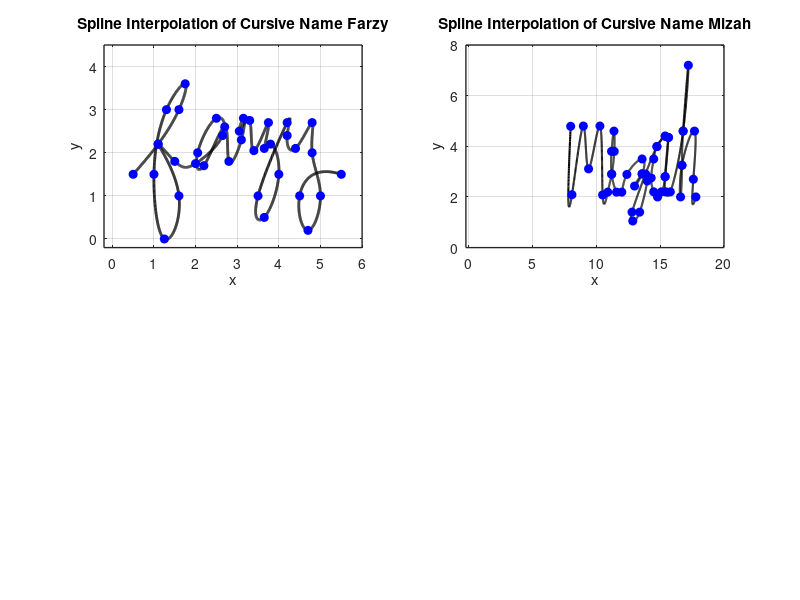

This chart was generated by the following MATLAB code:
% Define data points for x and y coordinates
x = [0.5 1.1 1.6 1.75 1.3 1 1.25 1.6 1.1 1.5 2 2.65 2.5 2.05 2.2 2.7 2.8 3.1 3.15 3.05 3.3 3.4 3.75 3.65 3.8 4 3.65 3.5 4.2 4.2 4.4 4.8 4.8 5 4.7 4.5 5.5];
y = [1.5 2.2 3 3.6 3 1.5 0 1 2.2 1.8 1.75 2.4 2.8 2 1.7 2.6 1.8 2.3 2.8 2.5 2.75 2.05 2.7 2.1 2.2 1.5 0.5 1 2.7 2.4 2.1 2.7 2 1 0.2 1 1.5];

n = length(x);
t = 0:n-1; % Parametric coordinate t
 tt = 0:0.01:n-1; % More dense coordinate tt for spline interpolation

% Compute spline interpolation
 xx = spline(t, x, tt);
 yy = spline(t, y, tt);

 % Plot settings
 figure(1)
 subplot(2,2,1);
 plot(xx, yy, 'k', 'LineWidth', 2) % plot spline
 hold on
 plot(x, y, 'bo', 'MarkerFaceColor', 'b') % plot data points
 axis([-0.2 6 -0.2 4.5])
 grid on
 title('Spline Interpolation of Cursive Name Farzy')
 xlabel('x')
 ylabel('y')
 set(gca, 'FontSize', 10, 'LineWidth', 1)
 grid on

  % Define data points for x and y coordinates
x = [8 8.1 8.99 9.4 10.29 10.5 10.9 11.21 11.41 11.39 11.2 11.21 11.59 12 12.4 13.59 13.59 13 13.59 13.85 13.99 13.4 12.86 12.8 13.85 14.75 15.4 15.65 15.4 14.75 14.5 14.3 14.5 14.8 15.1 15.39 15.65 15.39 15.45 15.8 16.8 17.21 16.8 16.71 16.6 16.71 17.69 17.6 17.8];
y = [4.79 2.09 4.8 3.11 4.8 2.08 2.19 2.9 3.8 4.6 3.8 2.9 2.19 2.19 2.89 3.5 2.91 2.43 2.91 2.9 2.63 1.4 1.05 1.4 2.9 3.99 4.4 4.35 4.4 3.99 3.5 2.75 2.2 2 2.2 2.8 4.35 2.8 2.2 2.2 4.6 7.2 4.6 3.25 2 3.25 4.6 2.7 2];

n = length(x);
t = 0:n-1; % Parametric coordinate t
tt = 0:0.01:n-1; % More dense coordinate tt for spline interpolation

% Compute spline interpolation
xx = spline(t, x, tt);
yy = spline(t, y, tt);

% Plot settings
figure(1)
subplot(2,2,2);
plot(xx, yy, 'k', 'LineWidth', 1.5) % plot spline
hold on
plot(x, y, 'bo', 'MarkerFaceColor', 'b') % plot data points
axis([-0.2 20 0 8])
grid on
title('Spline Interpolation of Cursive Name Mizah')
xlabel('x')
ylabel('y')
set(gca, 'FontSize', 10, 'LineWidth', 1)
grid on
